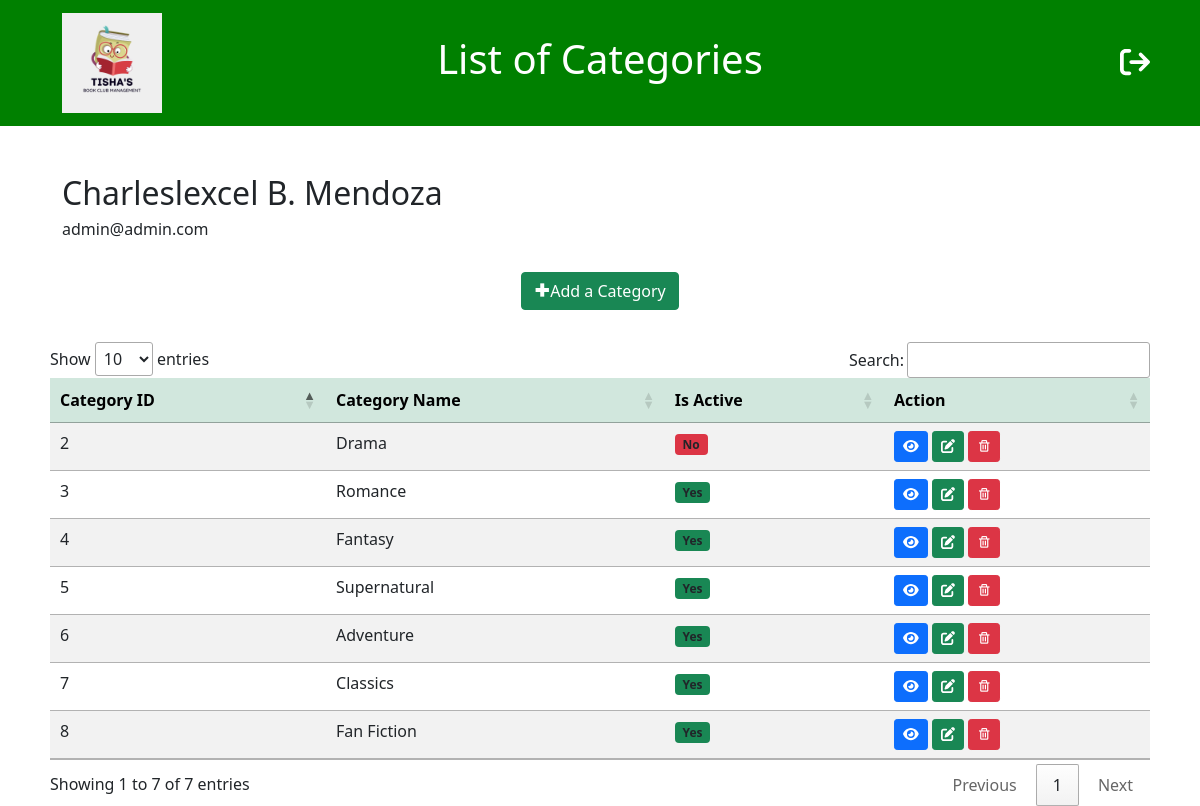
The page /pages/bookcategory.php on the database its author committed.
### tables this page shows
CREATE TABLE `tbl_librarian` (
  `LibrarianID` int(15) NOT NULL,
  `email` varchar(255) NOT NULL,
  `password` varchar(255) NOT NULL,
  `name` varchar(255) NOT NULL,
  `DateTime` timestamp NOT NULL DEFAULT current_timestamp() ON UPDATE current_timestamp()
);

CREATE TABLE `tbl_bookcategory` (
  `CategoryID` int(15) NOT NULL,
  `CategoryName` varchar(255) NOT NULL,
  `IsActive` text NOT NULL DEFAULT 'Yes',
  `DateTime` timestamp NOT NULL DEFAULT current_timestamp() ON UPDATE current_timestamp()
);

### pages/bookcategory.php (the view, shortened to what this page needs)
<?php
require '../host/dbconnection.php';
?>
<!DOCTYPE html>
<html lang="en">
<head>
      <link href="https://cdn.jsdelivr.net/npm/bootstrap@5.1.3/dist/css/bootstrap.min.css" rel="stylesheet">
      <link rel="stylesheet" href="../css/styles.css" type="text/css">
      <link rel="stylesheet" type="text/css" href="https://cdn.datatables.net/1.11.5/css/jquery.dataTables.min.css"/>
      <link href='https://unpkg.com/boxicons@2.1.4/css/boxicons.min.css' rel='stylesheet'>
      <link rel="stylesheet" href="https://cdn.jsdelivr.net/npm/bootstrap-icons@1.8.1/font/bootstrap-icons.css">
</head>
<body>
  <?php
  $sql = "SELECT * FROM tbl_librarian";
  $query = mysqli_query($con, $sql);
  $adminData = mysqli_fetch_assoc($query);
  ?>
  <nav class="navbar navbar-light" style="background-color: green;">
    <div class="container" style="margin: 0px 80px 0px 50px;">
      <a class="navbar-brand" href="bookcategory.php"><img src="../assets/img/logotext1.png" alt="" width="100%" height="100px"></a>
      <h1 class=".navbar-brand text-white" style="position: absolute; text-align:center; left: 0; right:0;">List of Categories</h1>
      <div class="user" >
      <a href="../pages/login.php" target="_top" onclick="return confirm('Are you sure you want to logout?');logout()" style="right:50px; position: absolute;"><i class="fa fa-sign-out" aria-hidden="true" style="color:rgb(255, 255, 255); font-size: 30px; curser: pointer;" title="Logout"></i></a>
      </div>
    </div>
  </nav>
  <div class="container" style="margin-left: 50px; ">
    <br><br>
  <h2><?php echo $adminData['name']; ?></h2>
  <h6><?php echo $adminData['email']; ?></h6>
  </div>
	<section id="sections" class="py-4 mb-2">
		<div class="container">
			<div class="row text-center">
				<div class="col-md"></div>
        <div class="col-md-3">
					<a href="?add" class="btn btn-success btn-block" id="add" data-bs-toggle="modal" data-bs-target="#addCategory"><i class='bx bx-plus-medical'></i>Add a Category</a>
				</div>
				<div class="col-md"></div>
			</div>
		</div>
	</section>
	<section id="post">
		<div class="container" style="padding:0px 50px 0px 50px; min-width:100%">
			<div class="row">
			<table id="tblcategory" class="table table-hover table-striped">
							<thead class="table-success">
								<th>Category ID</th>
								<th>Category Name</th>
								<th>Is Active</th>
                <th>Action</th>
							</thead>
							 <tbody>
                 <?php
                 $query = mysqli_query($con, "SELECT * FROM tbl_bookcategory");
                 while( $row = mysqli_fetch_assoc($query) ){
                 $categoryID = $row['CategoryID'];
                 $cname = $row['CategoryName'];
                 $isactive = $row['IsActive'];
                 ?>
                 <tr>
                   <td> <?php echo $categoryID;  ?> </td>
                   <td> <?php echo $cname;  ?> </td>
                   <td> <?php
                   if ($row['IsActive'] == 'Yes')
                   {
                     echo "<span class='badge bg-success text-dark'>Yes</span>";
                   }
                   else{
                     echo "<span class='badge bg-danger text-dark'>No</span>";
                   }
                   ?> </td>
                   <td>
                     <a class="btn btn-primary btn-sm" data-bs-toggle="modal" id="viewbtn" data-bs-target="#view"
                                       data-categoryID="<?php echo $categoryID; ?>"
                                       data-cname="<?php echo $cname; ?>"
                                       data-isactive="<?php echo $isactive; ?>"
                                       ><i class="fas fa-eye"></i>
                      </a>
                      <a class="btn btn-success btn-sm" data-bs-toggle="modal" id="editbtn" data-bs-target="#edit"
                                        data-category="<?php echo $categoryID; ?>"
                                        data-catname="<?php echo $cname; ?>"
                                        data-isitactive="<?php echo $isactive; ?>"
                                        ><i class="fas fa-edit"></i>
                      </a>
                      <a class="btn btn-danger btn-sm" href="../php/category-function.php?delete=<?php echo $categoryID; ?>" onclick="return confirm('Are you sure you want this category?')";><i class='bx bx-trash'></i></a>
                   </td>
                 </tr>
                 <?php
                 }
                 ?>
							 </tbody>
						</table>
			</div>
		</div>
	</section>
</body>
</html>

### assets/css/styles.css (style rules this page uses)
* { margin: 0; padding: 0; box-sizing: border-box; font-family: 'Segoe UI', Tahoma, Geneva, Verdana, sans-serif; }
.user { display: flex; align-items: center; margin: 1rem 0; }

### rows shown on the page
tbl_librarian: name "Charleslexcel B. Mendoza", email "admin@admin.com"
tbl_bookcategory: CategoryID "2", CategoryName "Drama", IsActive "No"
tbl_bookcategory: CategoryID "3", CategoryName "Romance", IsActive "Yes"
tbl_bookcategory: CategoryID "4", CategoryName "Fantasy", IsActive "Yes"
tbl_bookcategory: CategoryID "5", CategoryName "Supernatural", IsActive "Yes"
tbl_bookcategory: CategoryID "6", CategoryName "Adventure", IsActive "Yes"
tbl_bookcategory: CategoryID "7", CategoryName "Classics", IsActive "Yes"
tbl_bookcategory: CategoryID "8", CategoryName "Fan Fiction", IsActive "Yes"
